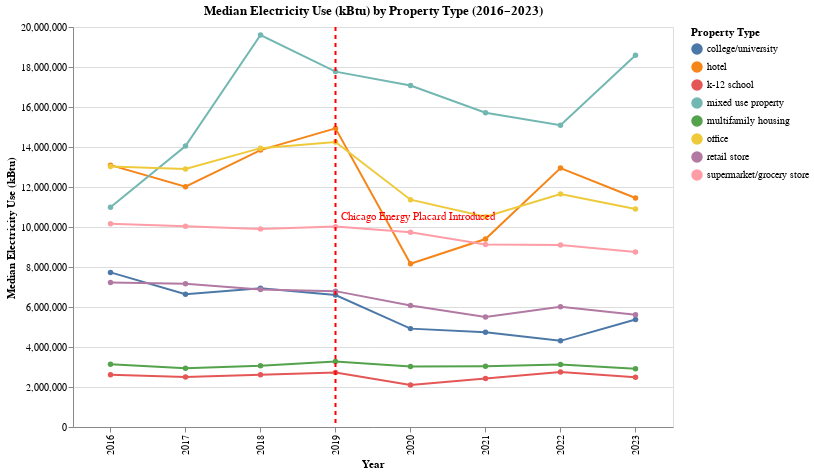

The cell this chart's notebook holds for it:
### Code cell
median_elec = plot_metric_by_property(
    df=top_energy, metric_col="Electricity Use (kBtu)", agg_func=pd.Series.median
)
median_elec

### Figure 1 — Vega-Lite specification as saved in the notebook (floating-point values rounded to 4 significant figures)
{"config": {"view": {"continuousWidth": 300, "continuousHeight": 300}}, "layer": [{"data": {"name": "data-26cad2e44c55bddea3f3b8aff49cfc8f"}, "mark": {"type": "line", "point": true}, "encoding": {"color": {"field": "Primary Property Type", "title": "Property Type", "type": "nominal"}, "tooltip": [{"field": "Primary Property Type", "title": "Property Type", "type": "nominal"}, {"field": "Data Year", "title": "Year", "type": "quantitative"}, {"field": "Aggregated_Metric", "format": ".2f", "title": "Median Electricity Use (kBtu)", "type": "quantitative"}], "x": {"field": "Data Year", "sort": "ascending", "title": "Year", "type": "ordinal"}, "y": {"field": "Aggregated_Metric", "title": "Median Electricity Use (kBtu)", "type": "quantitative"}}, "name": "view_3"}, {"data": {"name": "data-0c454f3f83ff251380041a7c1dc9c76c"}, "mark": {"type": "rule", "color": "red", "size": 2, "strokeDash": [4, 4]}, "encoding": {"x": {"field": "Data Year", "type": "ordinal"}}}, {"data": {"name": "data-59d4f649ef26394b53c706eca5efd7c6"}, "mark": {"type": "text", "align": "left", "baseline": "bottom", "color": "red", "dx": 5, "dy": -5}, "encoding": {"text": {"field": "label", "type": "nominal"}, "x": {"field": "Data Year", "type": "ordinal"}}}], "height": 400, "params": [{"name": "param_4", "select": {"type": "interval", "encodings": ["x", "y"]}, "bind": "scales", "views": ["view_3"]}], "title": "Median Electricity Use (kBtu) by Property Type (2016–2023)", "width": 600, "$schema": "https://vega.github.io/schema/vega-lite/v5.20.1.json", "datasets": {"data-26cad2e44c55bddea3f3b8aff49cfc8f": [{"Data Year": 2016, "Primary Property Type": "college/university", "Aggregated_Metric": 7730000.0}, {"Data Year": 2016, "Primary Property Type": "hotel", "Aggregated_Metric": 13090000.0}, {"Data Year": 2016, "Primary Property Type": "k-12 school", "Aggregated_Metric": 2608000.0}, {"Data Year": 2016, "Primary Property Type": "mixed use property", "Aggregated_Metric": 10990000.0}, {"Data Year": 2016, "Primary Property Type": "multifamily housing", "Aggregated_Metric": 3135000.0}, {"Data Year": 2016, "Primary Property Type": "office", "Aggregated_Metric": 13030000.0}, {"Data Year": 2016, "Primary Property Type": "retail store", "Aggregated_Metric": 7223000.0}, {"Data Year": 2016, "Primary Property Type": "supermarket/grocery store", "Aggregated_Metric": 10160000.0}, {"Data Year": 2017, "Primary Property Type": "college/university", "Aggregated_Metric": 6635000.0}, {"Data Year": 2017, "Primary Property Type": "hotel", "Aggregated_Metric": 12010000.0}, {"Data Year": 2017, "Primary Property Type": "k-12 school", "Aggregated_Metric": 2501000.0}, {"Data Year": 2017, "Primary Property Type": "mixed use property", "Aggregated_Metric": 14050000.0}, {"Data Year": 2017, "Primary Property Type": "multifamily housing", "Aggregated_Metric": 2943000.0}, {"Data Year": 2017, "Primary Property Type": "office", "Aggregated_Metric": 12900000.0}, {"Data Year": 2017, "Primary Property Type": "retail store", "Aggregated_Metric": 7168000.0}, {"Data Year": 2017, "Primary Property Type": "supermarket/grocery store", "Aggregated_Metric": 10040000.0}, {"Data Year": 2018, "Primary Property Type": "college/university", "Aggregated_Metric": 6934000.0}, {"Data Year": 2018, "Primary Property Type": "hotel", "Aggregated_Metric": 13850000.0}, {"Data Year": 2018, "Primary Property Type": "k-12 school", "Aggregated_Metric": 2607000.0}, {"Data Year": 2018, "Primary Property Type": "mixed use property", "Aggregated_Metric": 19600000.0}, {"Data Year": 2018, "Primary Property Type": "multifamily housing", "Aggregated_Metric": 3062000.0}, {"Data Year": 2018, "Primary Property Type": "office", "Aggregated_Metric": 13940000.0}, {"Data Year": 2018, "Primary Property Type": "retail store", "Aggregated_Metric": 6872000.0}, {"Data Year": 2018, "Primary Property Type": "supermarket/grocery store", "Aggregated_Metric": 9906000.0}, {"Data Year": 2019, "Primary Property Type": "college/university", "Aggregated_Metric": 6595000.0}, {"Data Year": 2019, "Primary Property Type": "hotel", "Aggregated_Metric": 14930000.0}, {"Data Year": 2019, "Primary Property Type": "k-12 school", "Aggregated_Metric": 2719000.0}, {"Data Year": 2019, "Primary Property Type": "mixed use property", "Aggregated_Metric": 17770000.0}, {"Data Year": 2019, "Primary Property Type": "multifamily housing", "Aggregated_Metric": 3271000.0}, {"Data Year": 2019, "Primary Property Type": "office", "Aggregated_Metric": 14250000.0}, {"Data Year": 2019, "Primary Property Type": "retail store", "Aggregated_Metric": 6793000.0}, {"Data Year": 2019, "Primary Property Type": "supermarket/grocery store", "Aggregated_Metric": 10020000.0}, {"Data Year": 2020, "Primary Property Type": "college/university", "Aggregated_Metric": 4919000.0}, {"Data Year": 2020, "Primary Property Type": "hotel", "Aggregated_Metric": 8165000.0}, {"Data Year": 2020, "Primary Property Type": "k-12 school", "Aggregated_Metric": 2098000.0}, {"Data Year": 2020, "Primary Property Type": "mixed use property", "Aggregated_Metric": 17080000.0}, {"Data Year": 2020, "Primary Property Type": "multifamily housing", "Aggregated_Metric": 3022000.0}, {"Data Year": 2020, "Primary Property Type": "office", "Aggregated_Metric": 11370000.0}, {"Data Year": 2020, "Primary Property Type": "retail store", "Aggregated_Metric": 6074000.0}, {"Data Year": 2020, "Primary Property Type": "supermarket/grocery store", "Aggregated_Metric": 9740000.0}, {"Data Year": 2021, "Primary Property Type": "college/university", "Aggregated_Metric": 4735000.0}, {"Data Year": 2021, "Primary Property Type": "hotel", "Aggregated_Metric": 9400000.0}, {"Data Year": 2021, "Primary Property Type": "k-12 school", "Aggregated_Metric": 2424000.0}, {"Data Year": 2021, "Primary Property Type": "mixed use property", "Aggregated_Metric": 15710000.0}, {"Data Year": 2021, "Primary Property Type": "multifamily housing", "Aggregated_Metric": 3039000.0}, {"Data Year": 2021, "Primary Property Type": "office", "Aggregated_Metric": 10520000.0}, {"Data Year": 2021, "Primary Property Type": "retail store", "Aggregated_Metric": 5498000.0}, {"Data Year": 2021, "Primary Property Type": "supermarket/grocery store", "Aggregated_Metric": 9126000.0}, {"Data Year": 2022, "Primary Property Type": "college/university", "Aggregated_Metric": 4307000.0}, {"Data Year": 2022, "Primary Property Type": "hotel", "Aggregated_Metric": 12950000.0}, {"Data Year": 2022, "Primary Property Type": "k-12 school", "Aggregated_Metric": 2744000.0}, {"Data Year": 2022, "Primary Property Type": "mixed use property", "Aggregated_Metric": 15090000.0}, {"Data Year": 2022, "Primary Property Type": "multifamily housing", "Aggregated_Metric": 3123000.0}, {"Data Year": 2022, "Primary Property Type": "office", "Aggregated_Metric": 11650000.0}, {"Data Year": 2022, "Primary Property Type": "retail store", "Aggregated_Metric": 6011000.0}, {"Data Year": 2022, "Primary Property Type": "supermarket/grocery store", "Aggregated_Metric": 9095000.0}, {"Data Year": 2023, "Primary Property Type": "college/university", "Aggregated_Metric": 5376000.0}, {"Data Year": 2023, "Primary Property Type": "hotel", "Aggregated_Metric": 11450000.0}, {"Data Year": 2023, "Primary Property Type": "k-12 school", "Aggregated_Metric": 2488000.0}, {"Data Year": 2023, "Primary Property Type": "mixed use property", "Aggregated_Metric": 18590000.0}, {"Data Year": 2023, "Primary Property Type": "multifamily housing", "Aggregated_Metric": 2915000.0}, {"Data Year": 2023, "Primary Property Type": "office", "Aggregated_Metric": 10900000.0}, {"Data Year": 2023, "Primary Property Type": "retail store", "Aggregated_Metric": 5614000.0}, {"Data Year": 2023, "Primary Property Type": "supermarket/grocery store", "Aggregated_Metric": 8752000.0}], "data-0c454f3f83ff251380041a7c1dc9c76c": [{"Data Year": 2019}], "data-59d4f649ef26394b53c706eca5efd7c6": [{"Data Year": 2019, "label": "Chicago Energy Placard Introduced"}]}}
